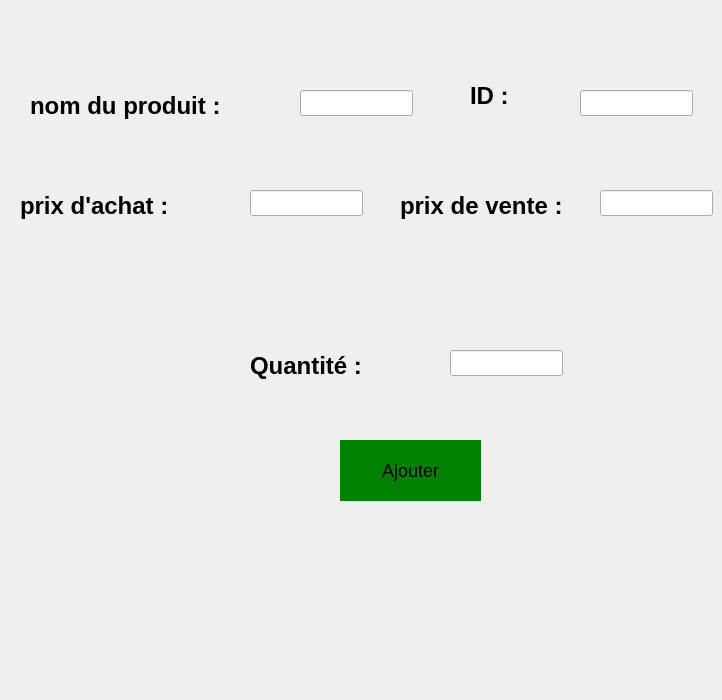
      <widget class="QWidget" name="tab_70">
       <attribute name="icon">
        <iconset>
         <normaloff>:/images/add.png</normaloff>:/images/add.png</iconset>
       </attribute>
       <attribute name="title">
        <string>Ajouter</string>
       </attribute>
       <widget class="QLabel" name="label_303">
        <property name="geometry">
         <rect>
          <x>30</x>
          <y>80</y>
          <width>241</width>
          <height>51</height>
         </rect>
        </property>
        <property name="styleSheet">
         <string notr="true">QLabel {
    font-family: 'Arial';    /* You can change this to any preferred font */
    font-size: 24px;         /* Adjust this value for the desired text size */
    color: #000000;          /* Dark color code */
    font-weight: bold;       /* Makes the text bold */
}
</string>
        </property>
        <property name="text">
         <string>nom du produit : </string>
        </property>
       </widget>
       <widget class="QLineEdit" name="lineEdit_90">
        <property name="geometry">
         <rect>
          <x>300</x>
          <y>90</y>
          <width>113</width>
          <height>26</height>
         </rect>
        </property>
       </widget>
       <widget class="QLabel" name="label_304">
        <property name="geometry">
         <rect>
          <x>470</x>
          <y>70</y>
          <width>221</width>
          <height>51</height>
         </rect>
        </property>
        <property name="styleSheet">
         <string notr="true">QLabel {
    font-family: 'Arial';    /* You can change this to any preferred font */
    font-size: 24px;         /* Adjust this value for the desired text size */
    color: #000000;          /* Dark color code */
    font-weight: bold;       /* Makes the text bold */
}
</string>
        </property>
        <property name="text">
         <string>ID :</string>
        </property>
       </widget>
       <widget class="QLineEdit" name="lineEdit_91">
        <property name="geometry">
         <rect>
          <x>580</x>
          <y>90</y>
          <width>113</width>
          <height>26</height>
         </rect>
        </property>
       </widget>
       <widget class="QLabel" name="label_305">
        <property name="geometry">
         <rect>
          <x>20</x>
          <y>180</y>
          <width>221</width>
          <height>51</height>
         </rect>
        </property>
        <property name="styleSheet">
         <string notr="true">QLabel {
    font-family: 'Arial';    /* You can change this to any preferred font */
    font-size: 24px;         /* Adjust this value for the desired text size */
    color: #000000;          /* Dark color code */
    font-weight: bold;       /* Makes the text bold */
}
</string>
        </property>
        <property name="text">
         <string>prix d'achat :</string>
        </property>
       </widget>
       <widget class="QLineEdit" name="lineEdit_92">
        <property name="geometry">
         <rect>
          <x>250</x>
          <y>190</y>
          <width>113</width>
          <height>26</height>
         </rect>
        </property>
       </widget>
       <widget class="QLabel" name="label_306">
        <property name="geometry">
         <rect>
          <x>400</x>
          <y>180</y>
          <width>221</width>
          <height>51</height>
         </rect>
        </property>
        <property name="styleSheet">
         <string notr="true">QLabel {
    font-family: 'Arial';    /* You can change this to any preferred font */
    font-size: 24px;         /* Adjust this value for the desired text size */
    color: #000000;          /* Dark color code */
    font-weight: bold;       /* Makes the text bold */
}
</string>
        </property>
        <property name="text">
         <string>prix de vente :</string>
        </property>
       </widget>
       <widget class="QLineEdit" name="lineEdit_93">
        <property name="geometry">
         <rect>
          <x>600</x>
          <y>190</y>
          <width>113</width>
          <height>26</height>
         </rect>
        </property>
       </widget>
       <widget class="QLabel" name="label_307">
        <property name="geometry">
         <rect>
          <x>250</x>
          <y>340</y>
          <width>221</width>
          <height>51</height>
         </rect>
        </property>
        <property name="styleSheet">
         <string notr="true">QLabel {
    font-family: 'Arial';    /* You can change this to any preferred font */
    font-size: 24px;         /* Adjust this value for the desired text size */
    color: #000000;          /* Dark color code */
    font-weight: bold;       /* Makes the text bold */
}
</string>
        </property>
        <property name="text">
         <string>Quantité :</string>
        </property>
       </widget>
       <widget class="QLineEdit" name="lineEdit_94">
        <property name="geometry">
         <rect>
          <x>450</x>
          <y>350</y>
          <width>113</width>
          <height>26</height>
         </rect>
        </property>
       </widget>
       <widget class="QLabel" name="label_308">
        <property name="geometry">
         <rect>
          <x>0</x>
          <y>520</y>
          <width>221</width>
          <height>171</height>
         </rect>
        </property>
        <property name="text">
         <string/>
        </property>
        <property name="pixmap">
         <pixmap>:/images/Shinny__7_-removebg-preview.png</pixmap>
        </property>
        <property name="scaledContents">
         <bool>true</bool>
        </property>
       </widget>
       <widget class="QPushButton" name="pushButton_72">
        <property name="geometry">
         <rect>
          <x>340</x>
          <y>440</y>
          <width>141</width>
          <height>61</height>
         </rect>
        </property>
        <property name="styleSheet">
         <string notr="true">QPushButton {
    color: #000000;          /* Text color: deep black */
    font-size: 18px;         /* Text size: slightly bigger */
    background-color: green; /* Button background color */
    border: none;            /* Optional: Remove the border */
    padding: 10px;           /* Optional: Add padding for a better look */
}

QPushButton:hover {
    background-color: darkgreen; /* Optional: Change background color on hover */
}

QPushButton:pressed {
    background-color: lightgreen; /* Optional: Change background color on press */
}
</string>
        </property>
        <property name="text">
         <string>Ajouter</string>
        </property>
       </widget>
      </widget>
